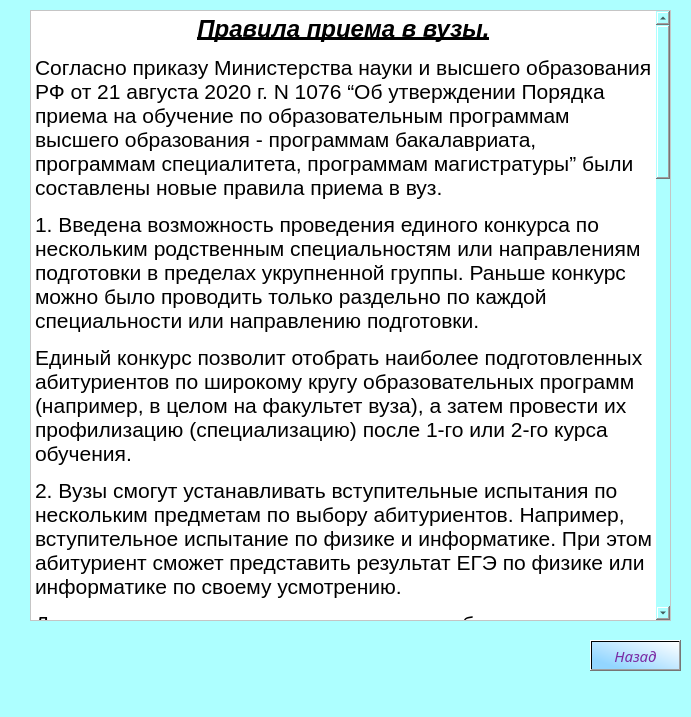
<?xml version="1.0" encoding="UTF-8"?>
<ui version="4.0">
 <class>MainWindow</class>
 <widget class="QMainWindow" name="MainWindow">
  <property name="geometry">
   <rect>
    <x>0</x>
    <y>0</y>
    <width>691</width>
    <height>717</height>
   </rect>
  </property>
  <property name="windowTitle">
   <string>MainWindow</string>
  </property>
  <property name="styleSheet">
   <string notr="true">background-color: rgb(173, 255, 255);
</string>
  </property>
  <widget class="QWidget" name="centralwidget">
   <widget class="QTextBrowser" name="textBrowser">
    <property name="geometry">
     <rect>
      <x>30</x>
      <y>10</y>
      <width>641</width>
      <height>611</height>
     </rect>
    </property>
    <property name="styleSheet">
     <string notr="true">background-color: rgb(255, 255, 255);</string>
    </property>
    <property name="html">
     <string>&lt;!DOCTYPE HTML PUBLIC &quot;-//W3C//DTD HTML 4.0//EN&quot; &quot;http://www.w3.org/TR/REC-html40/strict.dtd&quot;&gt;
&lt;html&gt;&lt;head&gt;&lt;meta name=&quot;qrichtext&quot; content=&quot;1&quot; /&gt;&lt;style type=&quot;text/css&quot;&gt;
p, li { white-space: pre-wrap; }
&lt;/style&gt;&lt;/head&gt;&lt;body style=&quot; font-family:'MS Shell Dlg 2'; font-size:8.25pt; font-weight:400; font-style:normal;&quot;&gt;
&lt;p align=&quot;center&quot; style=&quot; margin-top:12px; margin-bottom:0px; margin-left:0px; margin-right:0px; -qt-block-indent:0; text-indent:0px;&quot;&gt;&lt;span style=&quot; font-size:18pt; font-weight:600; font-style:italic; text-decoration: underline;&quot;&gt;Правила приема в вузы.&lt;/span&gt;&lt;/p&gt;
&lt;p style=&quot; margin-top:12px; margin-bottom:0px; margin-left:0px; margin-right:0px; -qt-block-indent:0; text-indent:0px;&quot;&gt;&lt;span style=&quot; font-family:'Times New Roman,serif'; font-size:16pt;&quot;&gt;Согласно приказу Министерства науки и высшего образования РФ от 21 августа 2020 г. N 1076 “Об утверждении Порядка приема на обучение по образовательным программам высшего образования - программам бакалавриата, программам специалитета, программам магистратуры” были составлены новые правила приема в вуз.&lt;/span&gt;&lt;span style=&quot; font-size:16pt;&quot;&gt; &lt;/span&gt;&lt;/p&gt;
&lt;p style=&quot; margin-top:12px; margin-bottom:0px; margin-left:0px; margin-right:0px; -qt-block-indent:0; text-indent:0px;&quot;&gt;&lt;span style=&quot; font-family:'Times New Roman,serif'; font-size:16pt;&quot;&gt;1. Введена возможность проведения единого конкурса по нескольким родственным специальностям или направлениям подготовки в пределах укрупненной группы. Раньше конкурс можно было проводить только раздельно по каждой специальности или направлению подготовки.&lt;/span&gt;&lt;span style=&quot; font-size:16pt;&quot;&gt; &lt;/span&gt;&lt;/p&gt;
&lt;p style=&quot; margin-top:12px; margin-bottom:0px; margin-left:0px; margin-right:0px; -qt-block-indent:0; text-indent:0px;&quot;&gt;&lt;span style=&quot; font-family:'Times New Roman,serif'; font-size:16pt;&quot;&gt;Единый конкурс позволит отобрать наиболее подготовленных абитуриентов по широкому кругу образовательных программ (например, в целом на факультет вуза), а затем провести их профилизацию (специализацию) после 1-го или 2-го курса обучения.&lt;/span&gt;&lt;span style=&quot; font-size:16pt;&quot;&gt; &lt;/span&gt;&lt;/p&gt;
&lt;p style=&quot; margin-top:12px; margin-bottom:0px; margin-left:0px; margin-right:0px; -qt-block-indent:0; text-indent:0px;&quot;&gt;&lt;span style=&quot; font-family:'Times New Roman,serif'; font-size:16pt;&quot;&gt;2. Вузы смогут устанавливать вступительные испытания по нескольким предметам по выбору абитуриентов. Например, вступительное испытание по физике и информатике. При этом абитуриент сможет представить результат ЕГЭ по физике или информатике по своему усмотрению.&lt;/span&gt;&lt;span style=&quot; font-size:16pt;&quot;&gt; &lt;/span&gt;&lt;/p&gt;
&lt;p style=&quot; margin-top:12px; margin-bottom:0px; margin-left:0px; margin-right:0px; -qt-block-indent:0; text-indent:0px;&quot;&gt;&lt;span style=&quot; font-family:'Times New Roman,serif'; font-size:16pt;&quot;&gt;Для вузов это означает увеличение числа абитуриентов для отбора лучших, для абитуриентов - расширение возможностей поступления с различным набором результатов ЕГЭ. Особенность данного нововведения востребовано при приеме на направления подготовки (специальности) в сфере информационных технологий.&lt;/span&gt;&lt;span style=&quot; font-size:16pt;&quot;&gt; &lt;/span&gt;&lt;/p&gt;
&lt;p style=&quot; margin-top:12px; margin-bottom:0px; margin-left:0px; margin-right:0px; -qt-block-indent:0; text-indent:0px;&quot;&gt;&lt;span style=&quot; font-family:'Times New Roman,serif'; font-size:16pt;&quot;&gt;3. Вузы будут самостоятельно устанавливать вступительные испытания для абитуриентов, поступающих на базе среднего профессионального и высшего образования. Ранее перечень таких вступительных испытаний должен был, согласно общему правилу, совпадать со вступительными испытаниями лиц, поступающих на базе среднего общего образования.&lt;/span&gt;&lt;span style=&quot; font-size:16pt;&quot;&gt; &lt;/span&gt;&lt;/p&gt;
&lt;p style=&quot; margin-top:12px; margin-bottom:0px; margin-left:0px; margin-right:0px; -qt-block-indent:0; text-indent:0px;&quot;&gt;&lt;span style=&quot; font-family:'Times New Roman,serif'; font-size:16pt;&quot;&gt;4. Вузы будут самостоятельно устанавливать максимальное количество специальностей и направлений подготовки, по которым абитуриент вправе участвовать в конкурсе - не менее 2 и не более 10 (ранее было установлено - не более 3 направлений подготовки и (или) специальностей).&lt;/span&gt;&lt;span style=&quot; font-size:16pt;&quot;&gt; &lt;/span&gt;&lt;/p&gt;
&lt;p style=&quot; margin-top:12px; margin-bottom:0px; margin-left:0px; margin-right:0px; -qt-block-indent:0; text-indent:0px;&quot;&gt;&lt;span style=&quot; font-family:'Times New Roman,serif'; font-size:16pt;&quot;&gt;5. Подача документов в электронной форме (наряду с представлением документов лично и по почте) становится обязательным способом для вузов. &lt;/span&gt;&lt;/p&gt;
&lt;p style=&quot; margin-top:12px; margin-bottom:0px; margin-left:0px; margin-right:0px; -qt-block-indent:0; text-indent:0px;&quot;&gt;&lt;span style=&quot; font-family:'Times New Roman,serif'; font-size:16pt;&quot;&gt;6. Устанавливается возможность для поступающих внести изменения в заявление о приеме или подать второе заявление о приеме (например, по другой специальности). Ранее это возможно было только при условии отзыва ранее поданного заявления о приеме.&lt;/span&gt;&lt;span style=&quot; font-size:16pt;&quot;&gt; &lt;/span&gt;&lt;/p&gt;
&lt;p style=&quot; margin-top:12px; margin-bottom:0px; margin-left:0px; margin-right:0px; -qt-block-indent:0; text-indent:0px;&quot;&gt;&lt;span style=&quot; font-family:'Times New Roman,serif'; font-size:16pt;&quot;&gt;7. Конкурсные списки абитуриентов будут обновляться вузами ежедневно не менее 5 раз в день. Это позволит абитуриентам иметь актуальную информацию о конкурсной ситуации. Ранее предусматривалось обновление один раз в день.&lt;/span&gt;&lt;span style=&quot; font-size:16pt;&quot;&gt; &lt;/span&gt;&lt;/p&gt;
&lt;p style=&quot; margin-top:12px; margin-bottom:0px; margin-left:0px; margin-right:0px; -qt-block-indent:0; text-indent:0px;&quot;&gt;&lt;span style=&quot; font-family:'Times New Roman,serif'; font-size:16pt;&quot;&gt;8. Упрощена процедура зачисления по программам бакалавриата и специалитета на бюджетные места по очной форме обучения. Зачисление будет проводиться в 2 этапа - этап приоритетного зачисления (зачисление абитуриентов без вступительных испытаний, абитуриентов, имеющих льготы и заключивших договоры о целевом обучении) и основной этап зачисления (до настоящего времени зачисление проводилось в 3 этапа, второй этап был разделен на первую и вторую &amp;quot;волны&amp;quot;). Таким образом, будет исключена громоздкость процедур зачисления.&lt;/span&gt;&lt;span style=&quot; font-size:16pt;&quot;&gt; &lt;/span&gt;&lt;/p&gt;
&lt;p style=&quot; margin-top:12px; margin-bottom:0px; margin-left:0px; margin-right:0px; -qt-block-indent:0; text-indent:0px;&quot;&gt;&lt;span style=&quot; font-family:'Times New Roman,serif'; font-size:16pt;&quot;&gt;9. Если по итогам основного этапа зачисления остались незаполненные места (абитуриенты отказались от поступления), вузы смогут провести дополнительное зачисление абитуриентов на такие места на основании конкурсных списков. Ранее такой механизм отсутствовал, что приводило к ситуации, что даже после &amp;quot;второй волны&amp;quot; зачисления могли возникать незаполненные места, которые вузы не могли использовать для зачисления других абитуриентов из конкурсных списков.&lt;/span&gt;&lt;span style=&quot; font-size:16pt;&quot;&gt; &lt;/span&gt;&lt;/p&gt;
&lt;p style=&quot; margin-top:12px; margin-bottom:0px; margin-left:0px; margin-right:0px; -qt-block-indent:0; text-indent:0px;&quot;&gt;&lt;span style=&quot; font-family:'Times New Roman,serif'; font-size:16pt;&quot;&gt;10. Информация о приеме, включая правила приема, размещается вузами на своих официальных сайтах в сети &amp;quot;Интернет&amp;quot; не позднее 1 ноября года, предшествующего году приема (ранее - не позднее 1 октября)&lt;/span&gt;&lt;span style=&quot; font-size:16pt;&quot;&gt; &lt;/span&gt;&lt;/p&gt;
&lt;p style=&quot; margin-top:12px; margin-bottom:0px; margin-left:0px; margin-right:0px; -qt-block-indent:0; text-indent:0px;&quot;&gt;&lt;span style=&quot; font-family:'Times New Roman,serif'; font-size:16pt;&quot;&gt;11.Абитуриент имеет право подать документы в 5 вузов.&lt;/span&gt;&lt;span style=&quot; font-size:16pt;&quot;&gt; &lt;/span&gt;&lt;/p&gt;
&lt;p style=&quot; margin-top:12px; margin-bottom:0px; margin-left:0px; margin-right:0px; -qt-block-indent:0; text-indent:0px;&quot;&gt;&lt;span style=&quot; font-family:'Times New Roman,serif'; font-size:16pt;&quot;&gt;12. Обезличивание списков поступающих, исключение из списков фамилий абитуриентов.&lt;/span&gt;&lt;span style=&quot; font-size:16pt;&quot;&gt; &lt;/span&gt;&lt;/p&gt;
&lt;p style=&quot; margin-top:12px; margin-bottom:0px; margin-left:0px; margin-right:0px; -qt-block-indent:0; text-indent:0px;&quot;&gt;&lt;span style=&quot; font-family:'Times New Roman,serif'; font-size:16pt;&quot;&gt;13. Расширен перечень индивидуальных достижений, которые могут засчитываться абитуриенту при поступлении в вуз. Так, например, вузы могут принимать сведения о спортивных достижениях, если это предусмотрено этими же вузами. Иными словами, университет сам решает, какие из достижений принимать: научные проект, участие и победы в соревнованиях или волонтерскую деятельность. &lt;/span&gt;&lt;/p&gt;
&lt;p style=&quot; margin-top:12px; margin-bottom:0px; margin-left:0px; margin-right:0px; -qt-block-indent:0; text-indent:0px;&quot;&gt;&lt;span style=&quot; font-size:16pt;&quot;&gt; &lt;/span&gt;&lt;span style=&quot; font-family:'Times New Roman,serif'; font-size:16pt;&quot;&gt;14. Актуальную информацию о приёме вузы обязаны опубликовать не позднее 1 ноября.&lt;/span&gt;&lt;/p&gt;&lt;/body&gt;&lt;/html&gt;</string>
    </property>
   </widget>
   <widget class="QPushButton" name="nazad">
    <property name="geometry">
     <rect>
      <x>590</x>
      <y>640</y>
      <width>91</width>
      <height>31</height>
     </rect>
    </property>
    <property name="font">
     <font>
      <family>Nightclub BTN</family>
      <pointsize>11</pointsize>
      <weight>50</weight>
      <italic>true</italic>
      <bold>false</bold>
     </font>
    </property>
    <property name="styleSheet">
     <string notr="true">background-color: qlineargradient(spread:pad, x1:0, y1:0.875, x2:1, y2:0, stop:0.125 rgba(147, 214, 255, 255), stop:1 rgba(255, 255, 255, 255));
color: rgb(122, 41, 163);</string>
    </property>
    <property name="text">
     <string>Назад</string>
    </property>
   </widget>
  </widget>
  <widget class="QMenuBar" name="menubar">
   <property name="geometry">
    <rect>
     <x>0</x>
     <y>0</y>
     <width>691</width>
     <height>21</height>
    </rect>
   </property>
  </widget>
  <widget class="QStatusBar" name="statusbar"/>
 </widget>
 <resources/>
 <connections/>
</ui>
